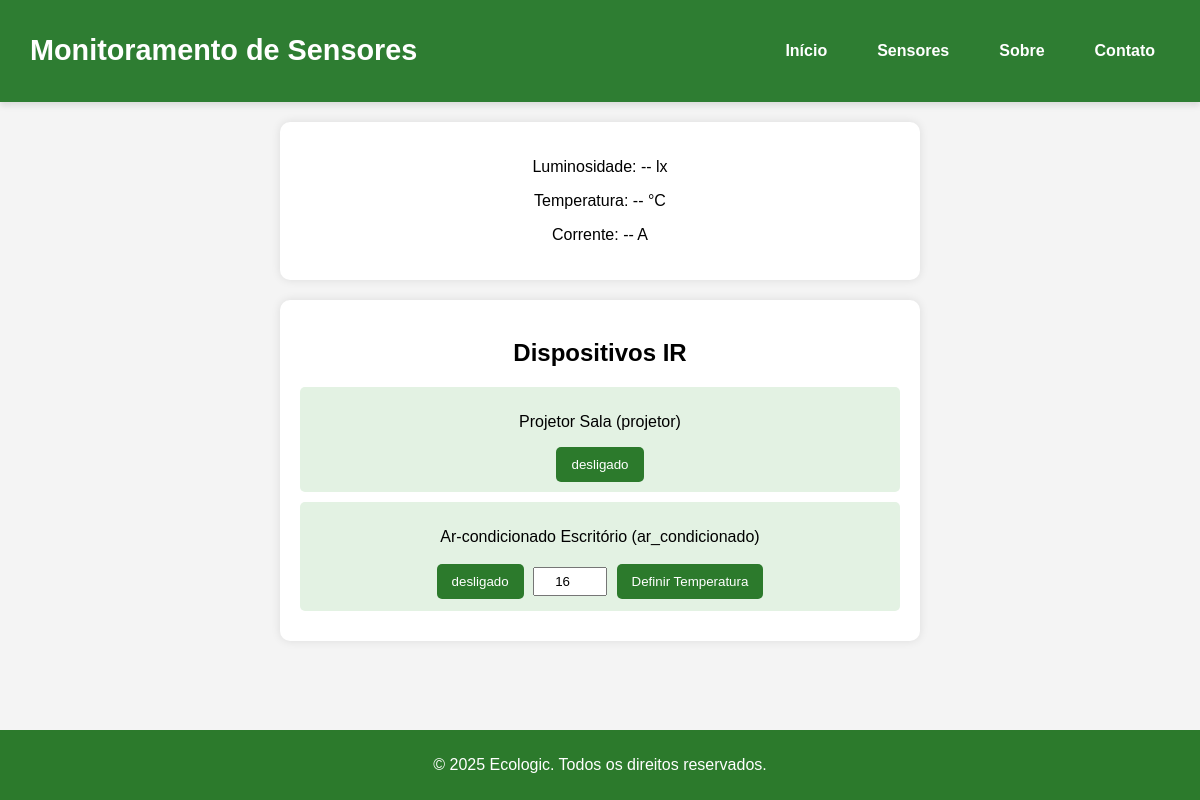
The app's page /sensores with its own data.
### tables this page shows
CREATE TABLE dispositivos_ir (
            id INTEGER PRIMARY KEY AUTOINCREMENT,
            nome TEXT NOT NULL,
            tipo TEXT CHECK(tipo IN ('projetor', 'ar_condicionado')) NOT NULL,
            estado TEXT CHECK(estado IN ('ligado', 'desligado')) NOT NULL,
            temperatura INTEGER DEFAULT NULL
        );

### app.py (the view)
@app.route("/sensores")
def sensores_page():
    conn = get_db_connection()
    sensores = conn.execute("SELECT * FROM sensores").fetchall()
    dispositivos_ir = conn.execute("SELECT * FROM dispositivos_ir").fetchall()
    conn.close()
    return render_template("sensores.html", sensores=sensores, dispositivos_ir=dispositivos_ir)

### app.py (called while the page is built)
def get_db_connection():
    conn = sqlite3.connect("ecologic.db")
    conn.row_factory = sqlite3.Row
    return conn

### templates/sensores.html (shortened to what this page needs)
<!DOCTYPE html>
<html lang="pt">
<head>
    <link rel="stylesheet" href="{{ url_for('static', filename='style.css') }}">
</head>
<body>
    <header>
        <h1>Monitoramento de Sensores</h1>
        <nav>
            <a href="{{ url_for('index') }}">Início</a>
            <a href="{{ url_for('sensores_page') }}">Sensores</a>
            <a href="{{ url_for('sobre') }}">Sobre</a>
            <a href="{{ url_for('contato') }}">Contato</a>
        </nav>
    </header>
    <main>
        <div class="container">
            <p>Luminosidade: <span id="luminosidade">--</span> lx</p>
            <p>Temperatura: <span id="temperatura">--</span> °C</p>
            <p>Corrente: <span id="corrente">--</span> A</p>
        </div>
        <div class="container">
            <h2>Dispositivos IR</h2>
            {% for dispositivo in dispositivos_ir %}
                <div class="dispositivo">
                    <p>{{ dispositivo['nome'] }} ({{ dispositivo['tipo'] }})</p>
                    <button onclick="alterarEstado({{ dispositivo['id'] }}, '{{ dispositivo['estado'] }}')">{{ dispositivo['estado'] }}</button>
                    {% if dispositivo['tipo'] == 'ar_condicionado' %}
                        <input type="number" id="temp-{{ dispositivo['id'] }}" value="{{ dispositivo['temperatura'] }}" min="16" max="30">
                        <button onclick="alterarTemperatura({{ dispositivo['id'] }})">Definir Temperatura</button>
                    {% endif %}
                </div>
            {% endfor %}
        </div>
    </main>
    <footer>
        <p>© 2025 Ecologic. Todos os direitos reservados.</p>
    </footer>
</body>
</html>

### static/style.css (style rules this page uses)
body { font-family:'Poppins', sans-serif; background-color: #f4f4f4; margin: 0; padding: 0; text-align: center; }
header { display: flex; justify-content: space-between; align-items: center; background-color: #2E7D32; padding: 15px 30px; box-shadow: 0px 4px 6px rgba(0, 0, 0, 0.1); }
header h1 { color: white; font-size: 1.8rem; font-weight: bold; display: flex; align-items: center; }
nav { display: flex; gap: 20px; }
nav a { color: white; text-decoration: none; font-size: 1rem; font-weight: bold; padding: 10px 15px; transition: 0.3s ease-in-out; border-radius: 5px; }
.container { background: white; padding: 20px; margin: 20px auto; width: 80%; max-width: 600px; border-radius: 10px; box-shadow: 0 0 10px rgba(0, 0, 0, 0.1); }
.dispositivo { background: #e3f2e3; padding: 10px; margin: 10px 0; border-radius: 5px; }
button { background-color: #2c7a2c; color: white; border: none; padding: 10px 15px; border-radius: 5px; cursor: pointer; }
input[type="number"] { padding: 5px; width: 60px; text-align: center; margin: 5px; }

### templates/sensores.html (style rules this page uses)
html, body { height: 100%; margin: 0; padding: 0; display: flex; flex-direction: column; font-family: 'Poppins', sans-serif; background-color: #f4f4f4; }
main { flex: 1; }
footer { background: #2c7a2c; color: white; text-align: center; padding: 10px; margin-top: auto; }

### records on screen
dispositivos_ir: nome "Projetor Sala", tipo "projetor", estado "desligado"
dispositivos_ir: nome "Ar-condicionado Escritório", tipo "ar_condicionado", estado "desligado", temperatura "16"
